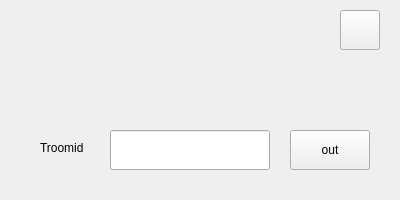
<?xml version="1.0" encoding="UTF-8"?>
<ui version="4.0">
 <class>userout</class>
 <widget class="QWidget" name="userout">
  <property name="geometry">
   <rect>
    <x>0</x>
    <y>0</y>
    <width>400</width>
    <height>200</height>
   </rect>
  </property>
  <property name="windowTitle">
   <string>Form</string>
  </property>
  <widget class="QLabel" name="label">
   <property name="geometry">
    <rect>
     <x>40</x>
     <y>140</y>
     <width>71</width>
     <height>16</height>
    </rect>
   </property>
   <property name="styleSheet">
    <string notr="true">font: 11pt &quot;黑体&quot;;
font-color:: rgb(238, 238, 238);</string>
   </property>
   <property name="text">
    <string>Troomid</string>
   </property>
  </widget>
  <widget class="QLineEdit" name="roomid">
   <property name="geometry">
    <rect>
     <x>110</x>
     <y>130</y>
     <width>160</width>
     <height>40</height>
    </rect>
   </property>
  </widget>
  <widget class="QPushButton" name="user_out">
   <property name="geometry">
    <rect>
     <x>290</x>
     <y>130</y>
     <width>80</width>
     <height>40</height>
    </rect>
   </property>
   <property name="text">
    <string>out</string>
   </property>
  </widget>
  <widget class="QLabel" name="label_2">
   <property name="geometry">
    <rect>
     <x>0</x>
     <y>0</y>
     <width>400</width>
     <height>200</height>
    </rect>
   </property>
   <property name="text">
    <string/>
   </property>
  </widget>
  <widget class="QPushButton" name="quit">
   <property name="geometry">
    <rect>
     <x>340</x>
     <y>10</y>
     <width>40</width>
     <height>40</height>
    </rect>
   </property>
   <property name="text">
    <string/>
   </property>
  </widget>
  <zorder>label_2</zorder>
  <zorder>label</zorder>
  <zorder>roomid</zorder>
  <zorder>user_out</zorder>
  <zorder>quit</zorder>
 </widget>
 <resources/>
 <connections/>
</ui>
